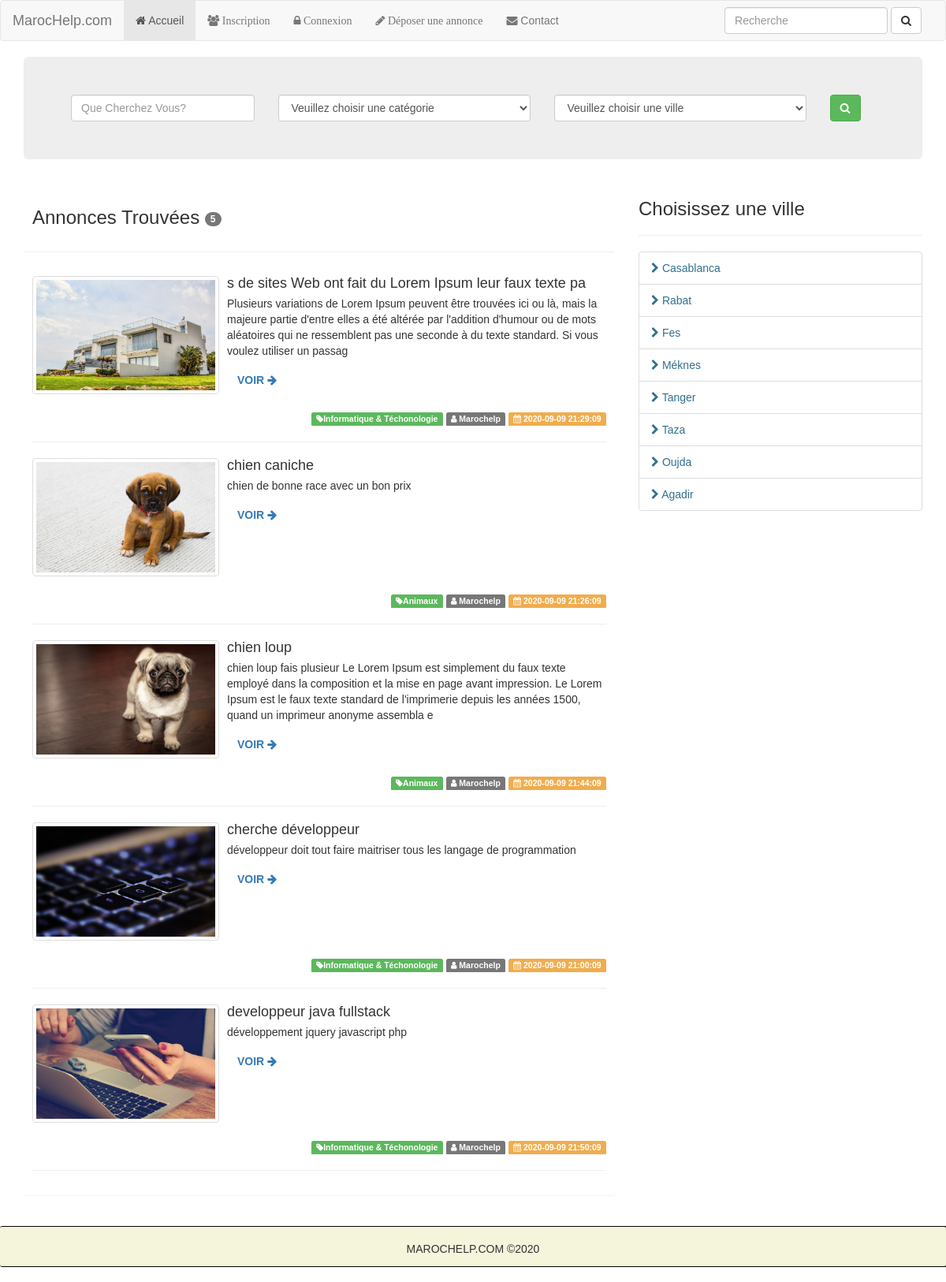
Page /index.php/ads/find on the committed database.
### tables this page shows
CREATE TABLE IF NOT EXISTS `ads` (
  `id` int(11) NOT NULL AUTO_INCREMENT,
  `user_id` int(11) NOT NULL,
  `category` varchar(255) NOT NULL,
  `title` varchar(255) NOT NULL,
  `body` varchar(255) NOT NULL,
  `city` varchar(255) NOT NULL,
  `image` varchar(255) NOT NULL,
  `created` varchar(255) NOT NULL,
  PRIMARY KEY (`id`)
);

### application/controllers/Ads.php (called while the page is built, shortened)
<?php
class Ads extends CI_Controller {
	public function find(){
		$city = $this->input->post('city');
		$category = $this->input->post('cat');
		$title = $this->input->post('search');
		$data['annonces']= $this->Ads_model->get_annonces_with_annonce_by_categorie_and_ville_and_title($title,$city,$category);
		$this->load->view('ads/search-ad',$data);
	}
}

### index.php (called while the page is built, shortened)
<?php
require_once BASEPATH.'core/CodeIgniter.php';

### application/models/Ads_model.php (called while the page is built, shortened)
<?php
class Ads_model extends CI_Model
{
    public function get_annonces_with_annonce_by_categorie_and_ville_and_title($title,$city,$category){
        $this->db->select('*');
        $this->db->from('ads');
        $annonces = $this->db->get();
        return $annonces->result();
    }
}
?>

### application/views/ads/search-ad.php (the view, shortened to what this page needs)
<div class="container">
    <div class="jumbotron">
        <div class="row">
        <form action="<?php echo base_url();?>ads/find" method="post">
            <div class="col-md-3">
                <input type="text" name="search" placeholder="Que Cherchez Vous?" class="form-control">
            </div>
            <div class="col-md-4">
                <select  name="cat" class="form-control">
                    <option selected disabled>Veuillez choisir une catégorie</option>
                </select>
            </div>
            <div class="col-md-4">
                <select  name="city" class="form-control">
                    <option selected disabled>Veuillez choisir une ville</option>
                </select>
            </div>
            <div class="col-md-1">
                <button type="submit" name="submit" class="btn btn-success"><i class="fa fa-search"></i></button>
            </div>
        </form>
        </div>
    </div>
    <div class="row">
        <div class="col-md-8">
            <div class="panel">
                <h3 class="text-default" style="padding:10px;">Annonces Trouvées <span class="badge"><?php echo count($annonces);?></span></h3>
                <hr>
                <div class="row" style="padding:10px;">
                    <?php foreach($annonces as $annonce):?>
                        <div class="col-sm-12">
                            <div class="media">
                                <div class="media-left">
                                    <a href="<?php echo base_url();?>ads/view/<?php echo $annonce->id;?>">
                                        <img class="media-object thumbnail" width="237" src="<?php  echo base_url();?>/assets/uploads/<?php echo $annonce->image;?>" height="150" alt="...">
                                    </a>
                                </div>
                                <div class="media-body">
                                    <h4 class="media-heading"><?php echo $annonce->title;?></h4>
                                    <p><?php echo $annonce->body;?></p>
                                    <p><a href="<?php echo base_url();?>ads/view/<?php echo $annonce->id;?>" class="btn btn-link">Voir <i class="fa fa-arrow-right"></i></a></p>
                                </div>
                                <div class="media-footer" align="right">
                                    <span class="label label-success"><i class="fa fa-tag"></i><?php echo $annonce->category;?></span>
                                    <span class="label label-default"><i class="fa fa-user"></i> Marochelp</span>
                                    <span class="label label-warning"><i class="fa fa-calendar"></i> <?php echo $annonce->created;?></span>
                                </div>
                            </div>
                            <hr>
                        </div>
                    <?php endforeach;?>
                </div>
            </div>
        </div>
        <div class="col-md-4">
            <h3 class="text-default">Choisissez une ville</h3>
            <hr>
            <ul class="list-group">
                <li class="list-group-item">
                    <a href="<?php echo base_url();?>ads/city/Casablanca" class="text-info"><i class="fa fa-chevron-right"></i> Casablanca</a>
                </li>
                <li class="list-group-item">
                    <a href="<?php echo base_url();?>ads/city/Rabat" class="text-info"><i class="fa fa-chevron-right"></i> Rabat</a></li>
                <li class="list-group-item">
                    <a href="<?php echo base_url();?>ads/city/Fes" class="text-info"><i class="fa fa-chevron-right"></i> Fes</a>
                </li>
                <li class="list-group-item">
                    <a href="<?php echo base_url();?>ads/city/Méknes" class="text-info"><i class="fa fa-chevron-right"></i> Méknes</a>
                </li>
                <li class="list-group-item">
                    <a href="<?php echo base_url();?>ads/city/Tanger" class="text-info"><i class="fa fa-chevron-right"></i> Tanger</a>
                </li>
                <li class="list-group-item">
                    <a href="<?php echo base_url();?>ads/city/Taza" class="text-info"><i class="fa fa-chevron-right"></i> Taza</a>
                </li>
                <li class="list-group-item">
                    <a href="<?php echo base_url();?>ads/city/Oujda" class="text-info"><i class="fa fa-chevron-right"></i> Oujda</a>
                </li>
                <li class="list-group-item">
                    <a href="<?php echo base_url();?>ads/city/Agadir" class="text-info"><i class="fa fa-chevron-right"></i> Agadir</a>
                </li>
            </ul>
        </div>
    </div>
</div>

### assets/css/custom.css (style rules this page uses)
body { font-family: Verdana, Geneva, Tahoma, sans-serif; }
img { border:1px solid #000000; }
p a.btn-link { text-align: center; text-transform: uppercase; font-weight: 700; font-family: Verdana, Geneva, Tahoma, sans-serif; transition: color .3s ease; }

### rows in the picture
ads: image (picture), title "s de sites Web ont fait du Lorem Ipsum leur faux texte pa", body "Plusieurs variations de Lorem Ipsum peuvent être trouvées ici ou là, mais la majeure partie d'entre elles a été altérée par l'addition d'humour ou de mots aléatoires qui ne ressemblent pas une seconde à du texte standard. Si vous voulez utiliser un passag", category "Informatique & Téchonologie", created "2020-09-09 21:29:09"
ads: image (picture), title "chien caniche", body "chien de bonne race avec un bon prix", category "Animaux", created "2020-09-09 21:26:09"
ads: image (picture), title "chien loup", body "chien loup fais plusieur Le Lorem Ipsum est simplement du faux texte employé dans la composition et la mise en page avant impression. Le Lorem Ipsum est le faux texte standard de l'imprimerie depuis les années 1500, quand un imprimeur anonyme assembla e", category "Animaux", created "2020-09-09 21:44:09"
ads: image (picture), title "cherche développeur", body "développeur doit tout faire maitriser tous les langage de programmation", category "Informatique & Téchonologie", created "2020-09-09 21:00:09"
ads: image (picture), title "developpeur java fullstack", body "développement jquery javascript php", category "Informatique & Téchonologie", created "2020-09-09 21:50:09"

### other values in the picture
count($annonces) "5"
